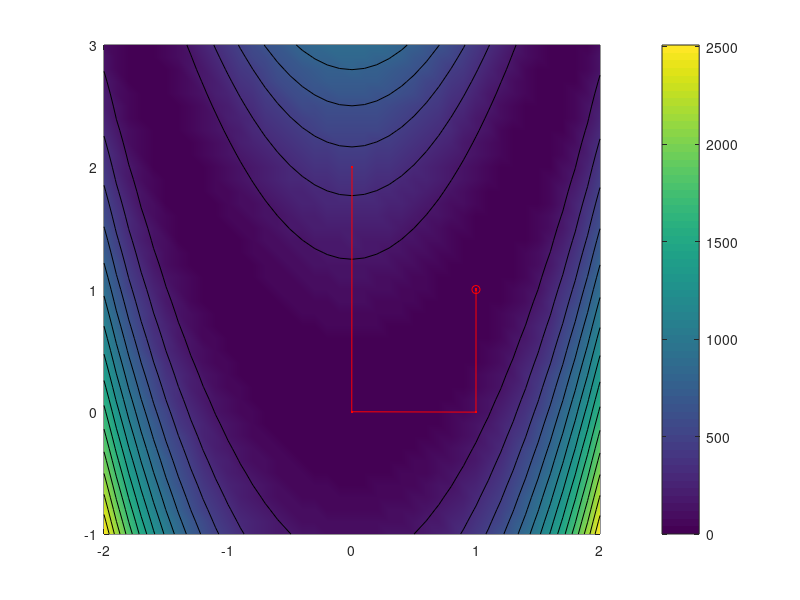

The MATLAB script that drew this image:
%% minimizacion de funciones por el metodo de Newton
%{
---------------------------------------------------------------------------
Creado por:                    Fecha:          Asignatura:
Felipe Uribe Castillo          19.04.16        Metodos numericos
---------------------------------------------------------------------------
Aplicable a función objetivo multivariada
---------------------------------------------------------------------------
Referencias:
1. Yang et al. (2005) - Applied numerical methods using MATLAB
---------------------------------------------------------------------------
%}
clear; clc; close all;

%% datos
%{
% ejemplo 1
f  = @(x) x(1).^2 + x(2).^2 - x(1).*x(2) - 4*x(1) - x(2);   % funcion objetivo
x0 = [0 0]';
%}
%
% ejemplo 2 (Rosembrock)
f  = @(x) 100*(x(2)-x(1).^2).^2 + (1-x(1)).^2;   % funcion objetivo
x0 = [0 2]';
%}

%% procedimiento
maxit = 100;     % maximo numero de iteraciones
tol   = 1e-6;    % tolerancia
delta = 1e-3;    % infinitesimal para el gradiente

n    = length(x0);
x    = zeros(n,maxit);
fx   = zeros(maxit,1);
grad = zeros(n,1);
Hess = zeros(n);
e    = eye(n);

% asigno valor inicial
x(:,1) = x0;

for k = 1:maxit-1
   % 1. Calculo de la matriz Hessiana y del gradiente numericamente (dif central)
   for i = 1:n      
      for j = 1:n
         Hess(i,j) = ( f(x(:,k) + delta*e(:,i) + delta*e(:,j)) - f(x(:,k) + delta*e(:,i)) ...
                      - f(x(:,k) + delta*e(:,j)) + f(x(:,k)) )/(delta^2);
      end
      grad(i) = (f(x(:,k) + delta*e(:,i)) - f(x(:,k) - delta*e(:,i)))/(2*delta);
   end
   
   % 2. Calculo punto siguiente
   x(:,k+1) = x(:,k) - Hess\grad;
   
   % control
   if norm(x(:,k+1)-x(:,k)) < tol
      break;
   end
end
xp  = x(:,k+1);
fxp = f(xp);
fprintf('\n%g iteraciones... El minimo de la funcion es (%g,%g)\n',k,xp(1),xp(2));

%% grafico
%{
% ejemplo 1
xx = 0:0.1:6;
yy = 0:0.1:4;
ff = @(x1,x2) x1.^2 + x2.^2 - x1.*x2 - 4*x1 - x2;           % funcion objetivo
%}
%
% ejemplo 2
xx = -2:0.1:2;
yy = -1:0.1:3;
ff = @(x1,x2) 100*(x2-x1.^2).^2 + (1-x1).^2;     % funcion objetivo
%}
[X,Y] = meshgrid(xx,yy);
figure;
pcolor(X,Y,ff(X,Y)); shading interp; colorbar; hold on;
contour(X,Y,ff(X,Y),15,'k');
plot(x(1,1:k+1),x(2,1:k+1),'r.-');
plot(xp(1),xp(2),'ro');

%%END